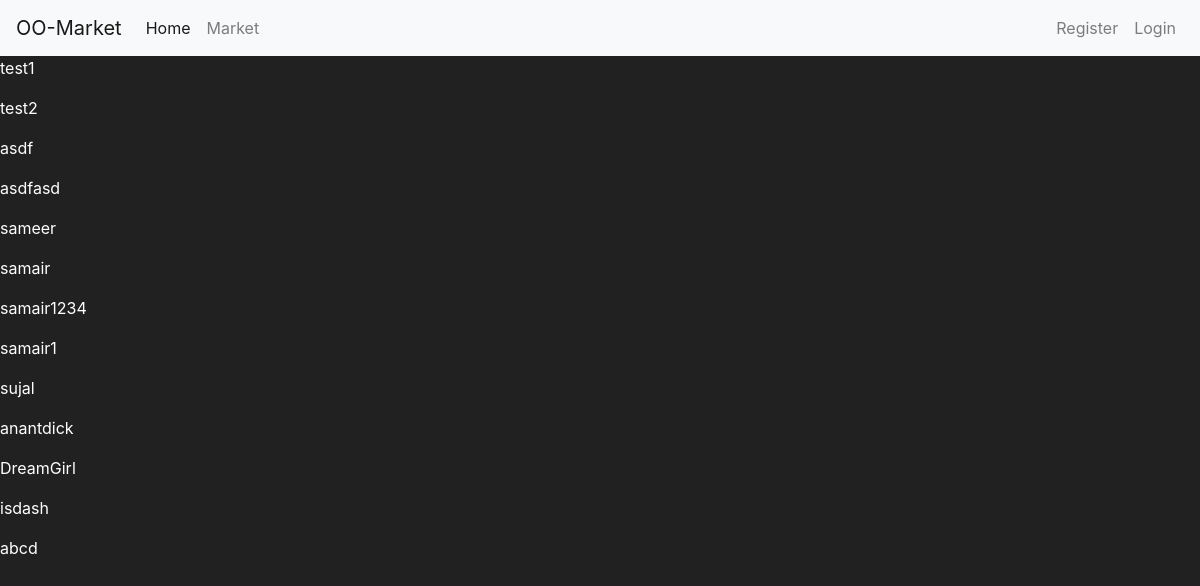
/users, run on an earlier commit of the app's database.
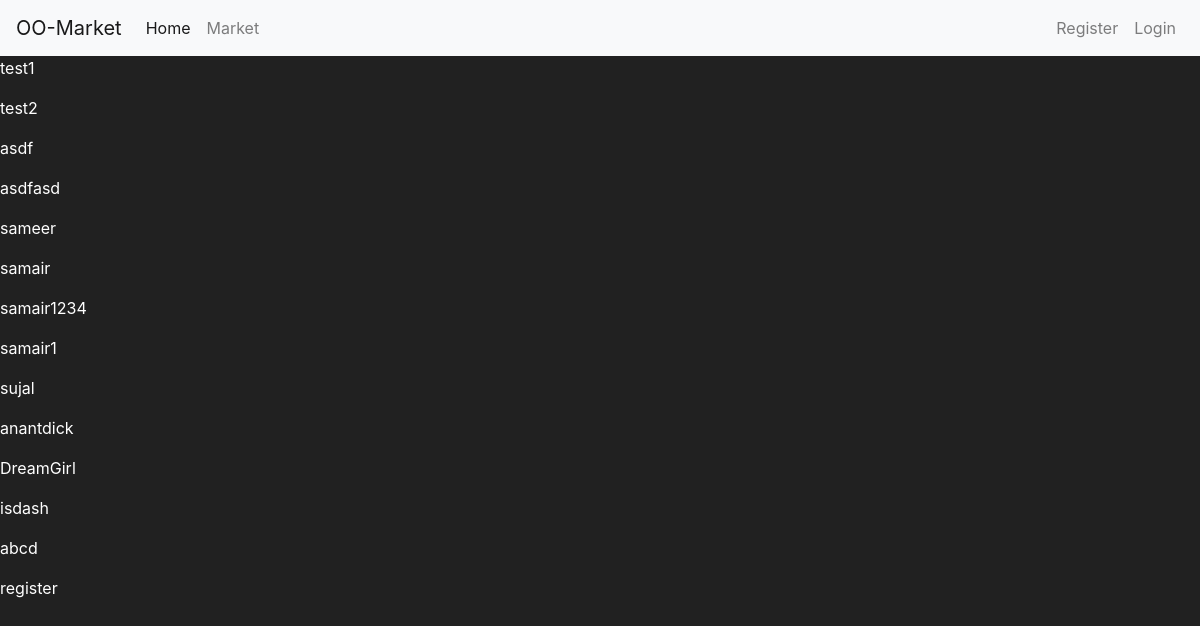
And on a later commit of the database.
### tables this page shows
CREATE TABLE users(
        id integer primary key autoincrement,
        username varchar(30) not null unique,
        email varchar(100) not null unique,
        password_hash varchar(60) not null,
        budget int not null default 50,
        phone varchar(10) default null,
        ipaddress varchar(50000) default null
        );

### app.py (the view)
@app.route("/users")
def user():
    db=get_conn()
    cursor=db.cursor()
    cursor.execute('''
    select * from users
    ''')
    users=cursor.fetchall()
    return render_template("list_users.html",users=users)

### app.py (called while the page is built)
def get_conn():
    conn=sqlite3.connect("database.db")
    conn.row_factory=sqlite3.Row
    return conn

### templates/list_users.html
{%extends "parent.html"%}
{%block content%}
{%for user in users%}
<p>{{user["username"]}}</p>
{%endfor%}
{%endblock%}

What changed in the data, as far as the page shows it:
added users: username "register"
